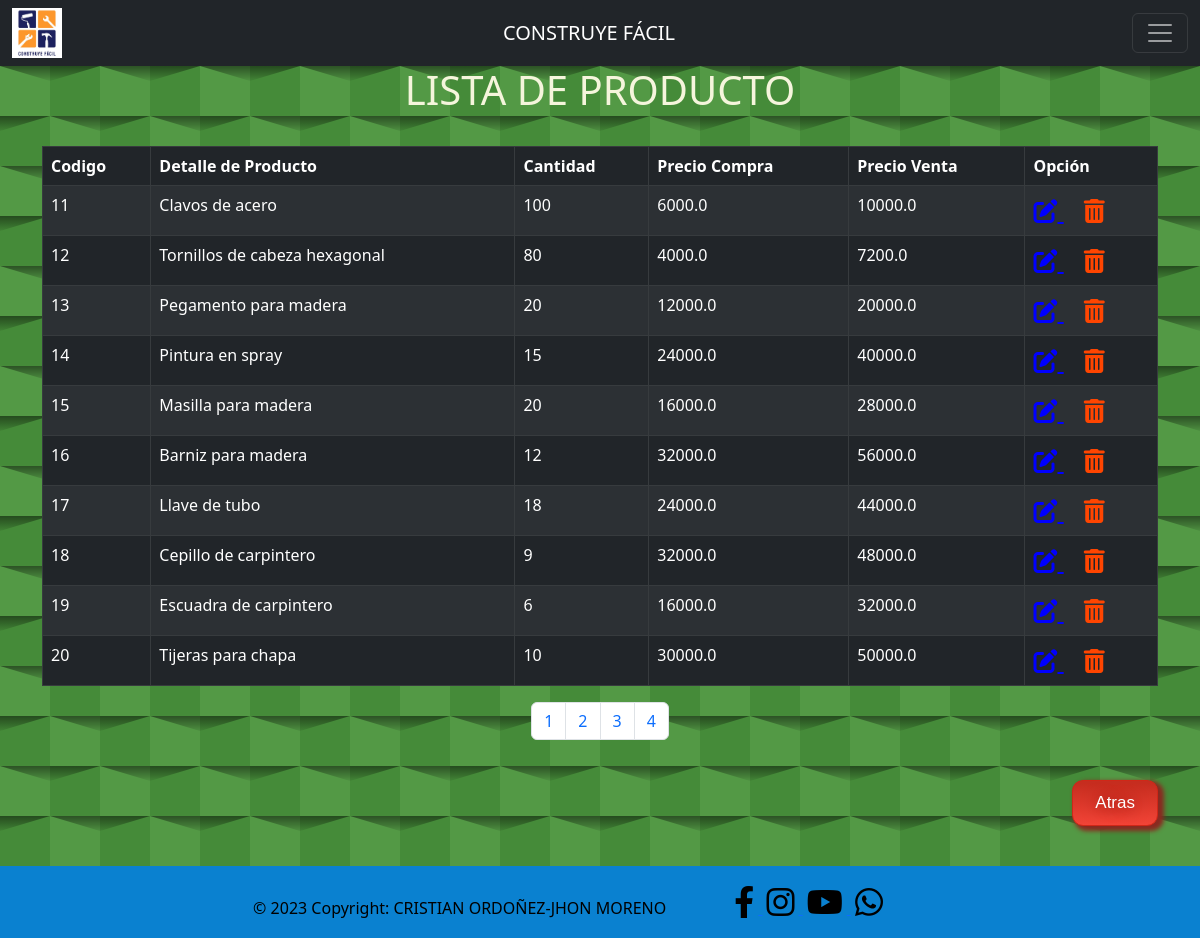
Screenshot of /productos/listar-productos/1 (signed in) with the database file from the repository.
### tables this page shows
CREATE TABLE "producto" (
	"id_prod"	INTEGER,
	"det_prod"	TEXT,
	"cant_prod"	INTEGER,
	"precio_compra"	REAL,
	"precio_venta"	REAL,
	PRIMARY KEY("id_prod")
);

### productos/producto.py (the view)
@productos.route('/productos/listar-productos')
@productos.route('/productos/listar-productos/<int:page>')
def listar_prod(page=0):
    page = 10*page
    titulo="Listar Productos"
    try:
        dato=listar(tabla="producto",item=page)
        return render_template('listar_productos_u.html',dato=dato, titulo=titulo)
    except Exception:
        return abort(404)

### app.py (called while the page is built)
def get_locale():
    lugar , hora = locale.getdefaultlocale()
    return lugar

### controller.py (called while the page is built)
def dbacces(frase):
    conn = sqlite3.connect('dbFerreteria.db')
    cursor= conn.cursor()
    cursor.execute(frase)
    conn.commit()
    dato=cursor.fetchall()
    cursor.close
    return dato

def listar(tabla, item):
    listar=f'SELECT * FROM {tabla} LIMIT 10 OFFSET {item};'
    dato=dbacces(listar)
    return dato

### productos/producto.py (called while the page is built)
@productos.before_request
def validar_sesion():
    if 'rol' not in session:
        return redirect('/')

### productos/templates/listar_productos_u.html (shortened to what this page needs)
{% extends 'layout.html' %}
    {% block body %}
    <div class="fondo_listar_u">
        <h1 style="color: beige; text-align: center;">{{_('LISTA DE PRODUCTO')}}</h1>
        <div class="container">
            <br>
            <table class="table table-dark table-striped table-bordered" id="example">
                <thead style="background-color: orange; color: rgb(255, 255, 255);">
                    <th>{{_('Codigo')}}</th>
                    <th>{{_('Detalle de Producto')}}</th>
                    <th>{{_('Cantidad')}}</th>
                    <th>{{_('Precio Compra')}}</th>
                    <th>{{_('Precio Venta')}}</th>
                    <th>{{_('Opción')}}</th>
                </thead>
                <tbody>
                    {% for fila in dato %}
                    <tr>
                        {% for elem in fila %}
                        <td>{{elem}}</td>
                        {% endfor %}
                        <td>
                            <span style="font-size: 24px; margin-right: 20px;">
                                <a style="color: blue;" href=""> <i class="fas fa-edit"></i> </a>
                            </span>
                            <span style="font-size: 24px;">
                                <a  style="color: orangered;" href=""> <i class="fas fa-trash-alt"></i> </a>
                            </span>
                        </td>
                    </tr>
                    {% endfor %}
                </tbody>
            </table>
            <nav aria-label="Page navigation example">
                <ul class="pagination justify-content-center">
                    <li class="page-item"><a class="page-link" href="/productos/listar-productos/0">1</a></li>
                    <li class="page-item"><a class="page-link" href="/productos/listar-productos/1">2</a></li>
                    <li class="page-item"><a class="page-link" href="/productos/listar-productos/2">3</a></li>
                    <li class="page-item"><a class="page-link" href="/productos/listar-productos/3">4</a></li>
                </ul>
            </nav>
            <br>
            <div class="posicion">
                <a href="/productos" class="button_atras">{{_('Atras')}}</a>
            </div>
            <br>
        </div>
    </div>
    {% endblock body %}

### static/css/style.css (style rules this page uses)
.posicion { display: flex; justify-content: right; align-items: right; }
.button_atras { box-shadow: 4px 3px 4px 2px #8a2a21; background: linear-gradient( #c62d1f 5%, #f24437 100%); background-color: #c62d1f; border-radius: 11px; border: 1px solid #d02718; display: inline-block; cursor: pointer; color: white; font-family: Arial; font-size: 17px; padding: 9px 22px; text-decoration: none; text-shadow: 0px 1px 15px #810e05; }
.fondo_listar_u { width: 100%; height: 800px; background-color: #539945; }

### rows the page displays
producto: fila "11" "100", det_prod "Clavos de acero", precio_compra "6000.0", precio_venta "10000.0"
producto: fila "12" "80", det_prod "Tornillos de cabeza hexagonal", precio_compra "4000.0", precio_venta "7200.0"
producto: fila "13" "20", det_prod "Pegamento para madera", precio_compra "12000.0", precio_venta "20000.0"
producto: fila "14" "15", det_prod "Pintura en spray", precio_compra "24000.0", precio_venta "40000.0"
producto: fila "15" "20", det_prod "Masilla para madera", precio_compra "16000.0", precio_venta "28000.0"
producto: fila "16" "12", det_prod "Barniz para madera", precio_compra "32000.0", precio_venta "56000.0"
producto: fila "17" "18", det_prod "Llave de tubo", precio_compra "24000.0", precio_venta "44000.0"
producto: fila "18" "9", det_prod "Cepillo de carpintero", precio_compra "32000.0", precio_venta "48000.0"
producto: fila "19" "6", det_prod "Escuadra de carpintero", precio_compra "16000.0", precio_venta "32000.0"
producto: fila "20" "10", det_prod "Tijeras para chapa", precio_compra "30000.0", precio_venta "50000.0"
